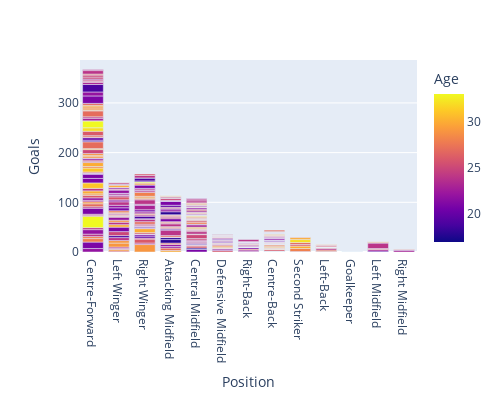

Source (notebook cell):
### Code cell
px.bar(data,x='Position',y='Goals',color='Age',width=500, height=400)

### Figure 1 — Plotly figure (JSON) as saved in the notebook; plotly's stock layout.template omitted (floating-point values rounded to 4 significant figures; data arrays with more than 128 entries replaced by an {"elided": "..."} marker saying what was removed)
{"data": [{"alignmentgroup": "True", "hovertemplate": "Position=%{x}<br>Goals=%{y}<br>Age=%{marker.color}<extra></extra>", "legendgroup": "", "marker": {"color": {"elided": "497 int values"}, "coloraxis": "coloraxis", "pattern": {"shape": ""}}, "name": "", "offsetgroup": "", "orientation": "v", "showlegend": false, "textposition": "auto", "type": "bar", "x": {"elided": "497 str values"}, "xaxis": "x", "y": {"elided": "497 int values"}, "yaxis": "y"}], "layout": {"barmode": "relative", "coloraxis": {"colorbar": {"title": {"text": "Age"}}, "colorscale": [[0, "#0d0887"], [0.1111, "#46039f"], [0.2222, "#7201a8"], [0.3333, "#9c179e"], [0.4444, "#bd3786"], [0.5556, "#d8576b"], [0.6667, "#ed7953"], [0.7778, "#fb9f3a"], [0.8889, "#fdca26"], [1, "#f0f921"]]}, "height": 400, "legend": {"tracegroupgap": 0}, "margin": {"t": 60}, "width": 500, "xaxis": {"anchor": "y", "domain": [0, 1], "title": {"text": "Position"}}, "yaxis": {"anchor": "x", "domain": [0, 1], "title": {"text": "Goals"}}}}
